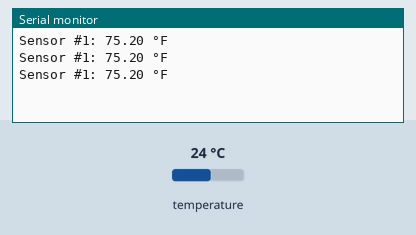
The sketch below on a simulated Arduino Uno, built with avr-gcc and run on an emulated ATmega328P. Shown: the last lines printed to the serial monitor. The test bench sets the inputs (shaded band); at power-on: temperature 24 °C.

Above: at 2.3 s.
2.4 s: temperature set to 12 °C
At 3.6 s:
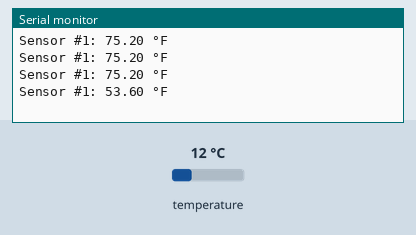
3.9 s: temperature set to 19 °C
At 3.9 s:
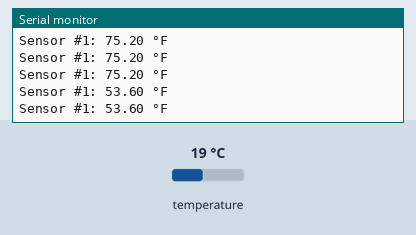
Timing chart, 0 to 6.9 s (numbered marks = the images above; inputs shaded):
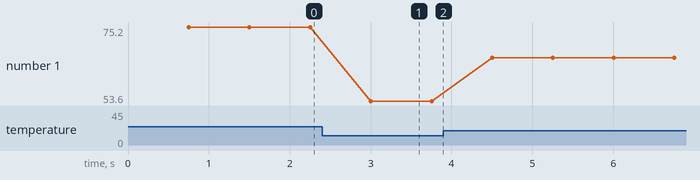

Measured:
- after the input at 2.4 s, the serial monitor: prints a new line after 0.60 s (image 1)
- plotted number 1: 75.2 → 53.6 after the input at 2.4 s, 53.6 → 66.2 after the input at 3.9 s

The sketch:

tempsnsr.ino
```cpp
#include <DallasTemperature.h>
#include <DS18B20.h>

DS18B20 tempSensor(2);


void setup() {
  // put your setup code here, to run once:

  Serial.begin(115200);

}

void loop() {
  // put your main code here, to run repeatedly:
  int i = 1;
  while(tempSensor.selectNext()) {
    Serial.println("Sensor #" + String(i) + ": " + tempSensor.getTempF() + " °F");
    i++;
  }

}
```
